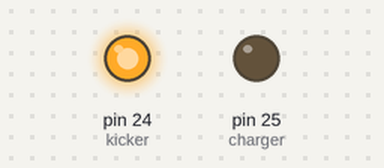
Simulated run of this sketch. Board: Arduino Mega 2560, built with avr-gcc and run on an emulated ATmega2560. Parts: output pins drawn as LEDs (lit = HIGH).

Above: at 0.2 s.
At 7.5 s:
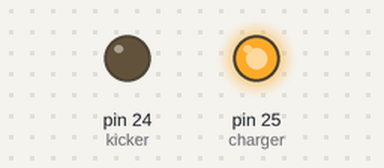
At 15.0 s:
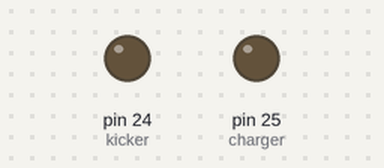
Timing chart, 0 to 17.6 s (numbered marks = the images above):
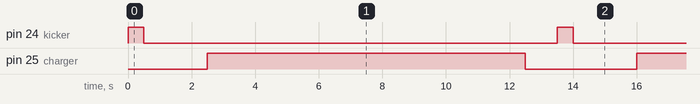

Measured:
- by itself, pin 24 (kicker): alternates HIGH for 0.50 s and LOW for 13.0 s
- by itself, pin 25 (charger): alternates HIGH for 10.0 s and LOW for 3.5 s
- by itself, everything shown: repeats every 13.5 s, in 4 steps

The sketch:

Solenoid_Test.ino
```cpp
 int charger = 25;
 int kicker = 24;

// the setup routine runs once when you press reset:
void setup() {
  // initialize the digital pin as an output.
  pinMode(charger, OUTPUT);
  pinMode(kicker, OUTPUT);
}

// the loop routine runs over and over again forever:
void loop() {
  digitalWrite(kicker,HIGH);
  delay(500);
  digitalWrite(kicker,LOW);
  delay(2000);
  digitalWrite(charger, HIGH);
  delay(10000);
  digitalWrite(charger, LOW);
  delay(1000);
}
```
